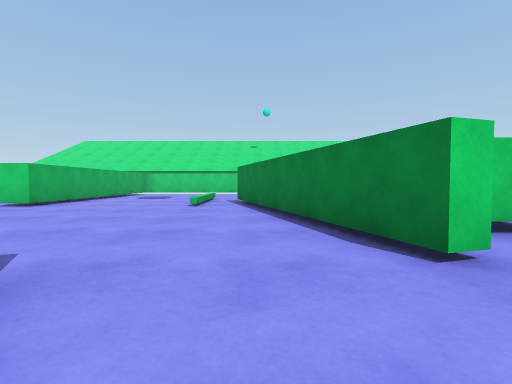
[1] (above)

19 first-person views from a walk through a Unity game level. The camera is 0.62 m above the floor, tilts 2° down and sees 85° across. The floor is counted in squares, 1 m on a side. Each view is taken from the middle of a square. On the plan, view 1 faces up. The plan holds only what a view shows up to about 9 squares ahead; the rest is blank. The place goes on beyond the plan. The player is left out.

[2]
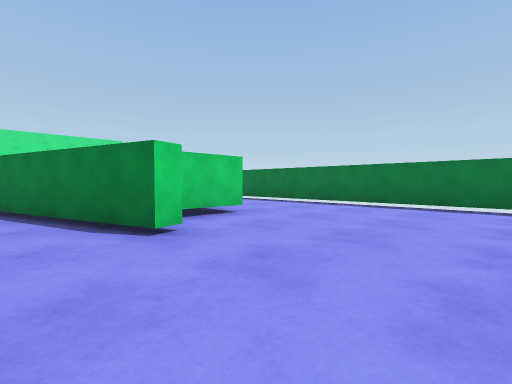

[3]
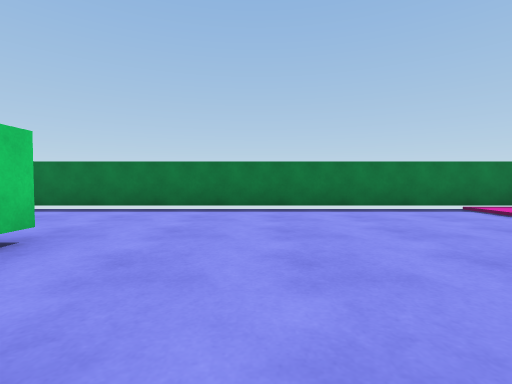

[4]
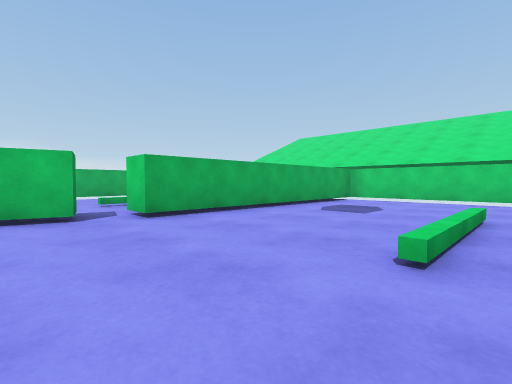

[5]
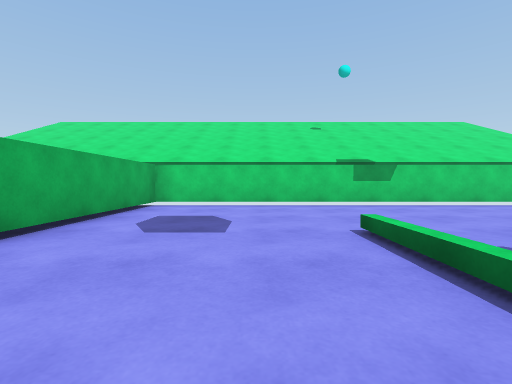

[6]
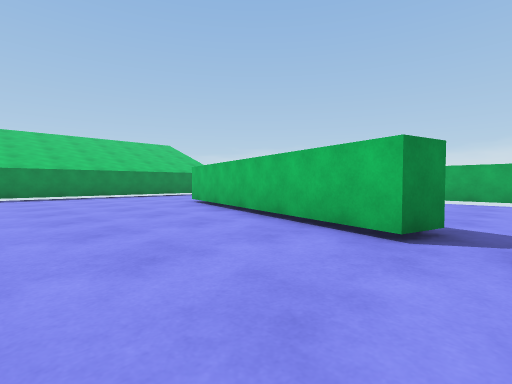

[7]
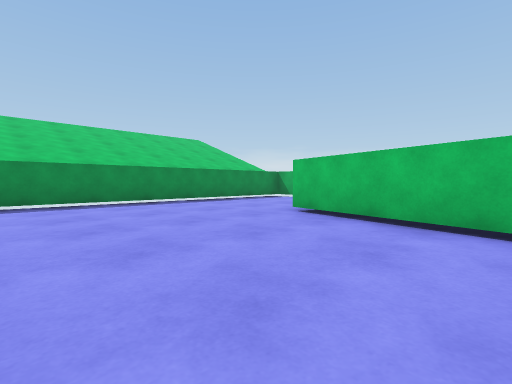

[8]
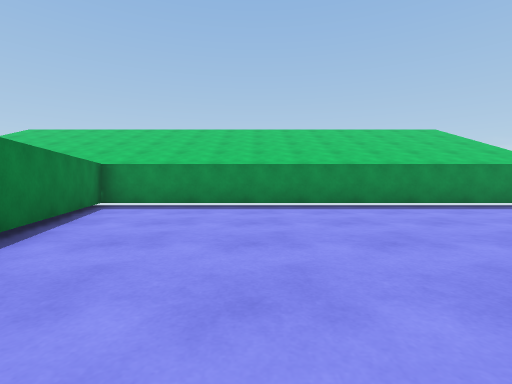

[9]
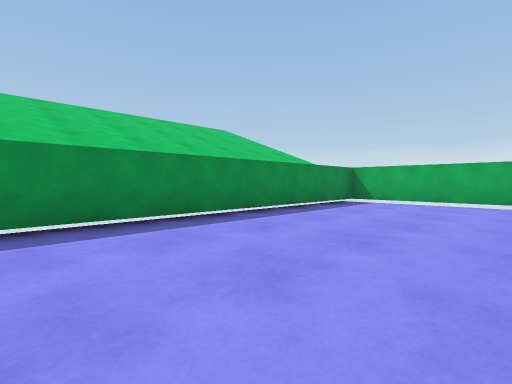

[10]
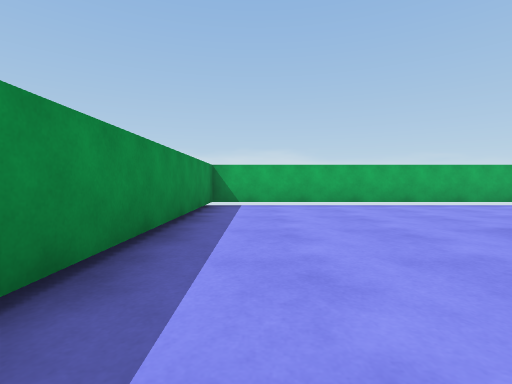

[11]
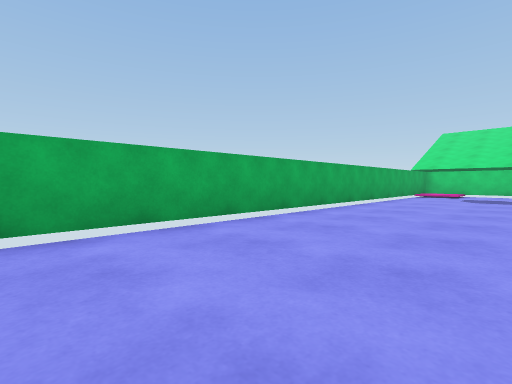

[12]
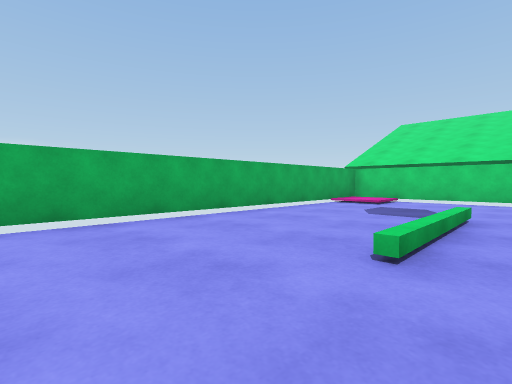

[13]
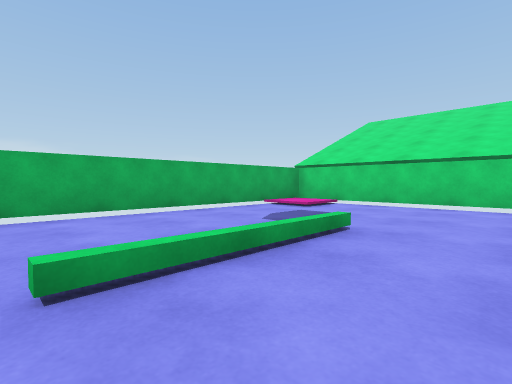

[14]
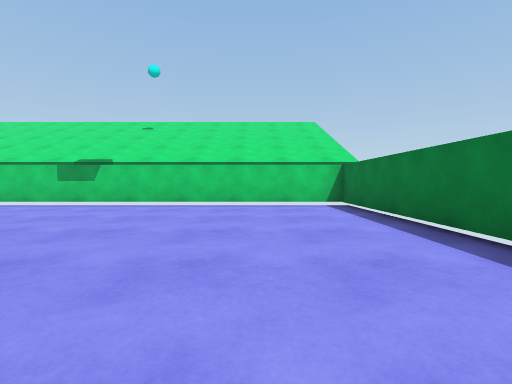

[15]
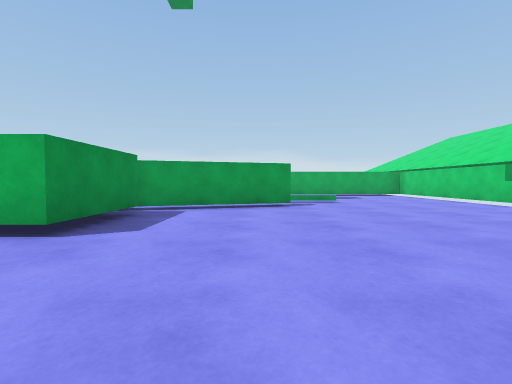

[16]
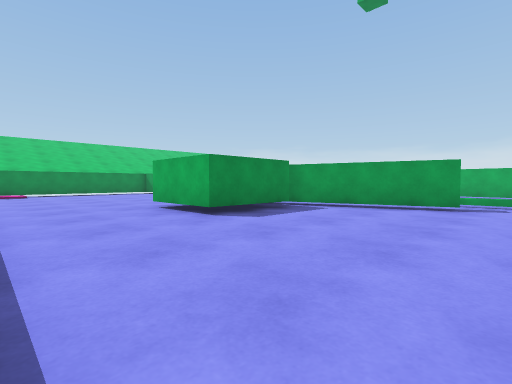

[17]
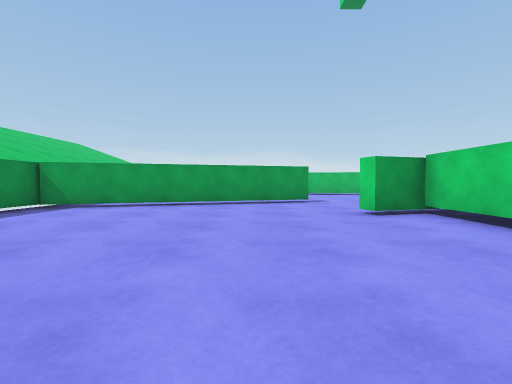

[18]
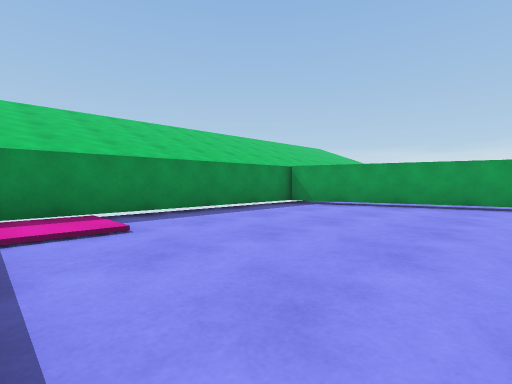

[19]
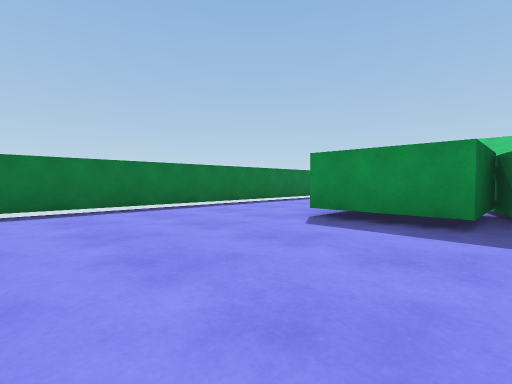

### Floor plan
Key: @ floor where view 1 was taken; # wall or solid block; x gap in a wall; . main floor; : floor 0.1 m higher than the main floor; / step, stairs or slope; = window, fence, low wall or low ledge; B green block.
Columns run from 13 left of view 1 to 8 right of it. Each row starts with its distance up from view 1.
 15 ######################
 14 #:/....#.............#
 13 #//....#.............#
 12 #......#.............#
 11 #......#.............#
 10 #...=..#...=.........#
  9 #...=..#...=.........#
  8 #...=..#...=.#.......#
  7 #...=..x...=.#.......#
  6 #.....##.....##......#
  5 #.....#.......#BBB...#
  4 #.... #.......#BBB...#
  3 #.... #.......#B.....#
  2 #....##..............#
  1 #....#.....##........#
  0 #....#......#@.......#
 -1 #...........#........#
 -2 #...........##.......#
 -3 #............#.......#
 -4 #............#.....:/#
 -5 ######################

Where each view was taken, in squares from view 1:
view 1: 0 up, 0 right, facing up
view 2: 1 down, 0 right, facing up-right
view 3: 1 up, 1 right, facing right
view 4: 5 up, 1 left, facing up-left
view 5: 7 up, 3 left, facing up
view 6: 7 up, 3 left, facing down-left
view 7: 3 up, 3 left, facing down-left
view 8: 2 up, 4 left, facing down
view 9: 1 down, 4 left, facing down-left
view 10: 4 down, 5 left, facing left
view 11: 0 up, 9 left, facing up-left
view 12: 5 up, 8 left, facing up-left
view 13: 7 up, 7 left, facing up-left
view 14: 7 up, 5 right, facing up
view 15: 8 up, 7 right, facing left
view 16: 10 up, 7 right, facing down-left
view 17: 0 up, 7 right, facing left
view 18: 0 up, 7 right, facing down-left
view 19: 10 up, 1 right, facing down-right
